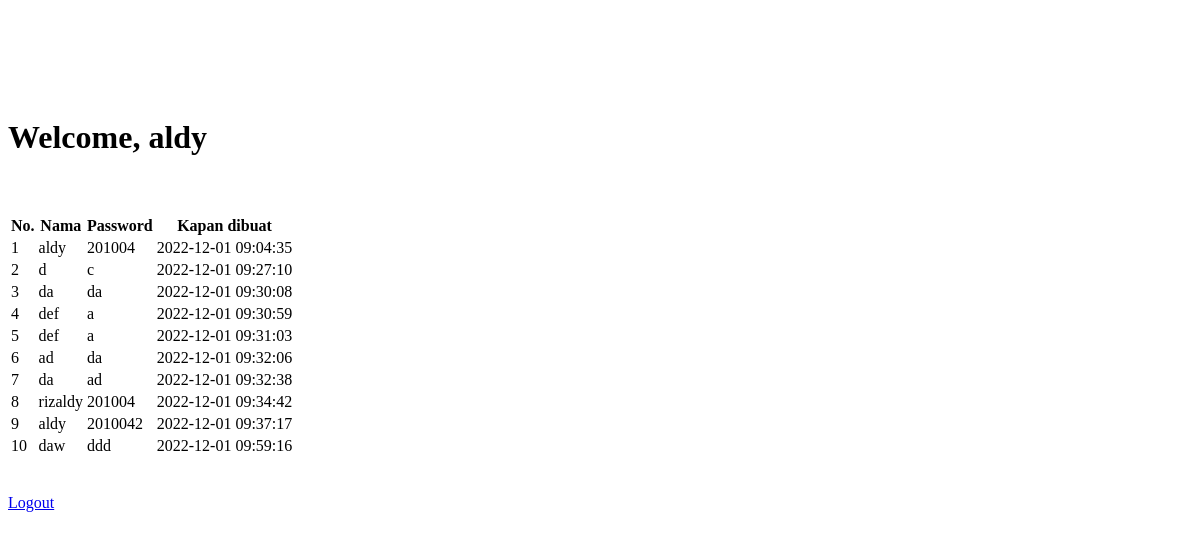
Before: /home (signed in) with the older database file.
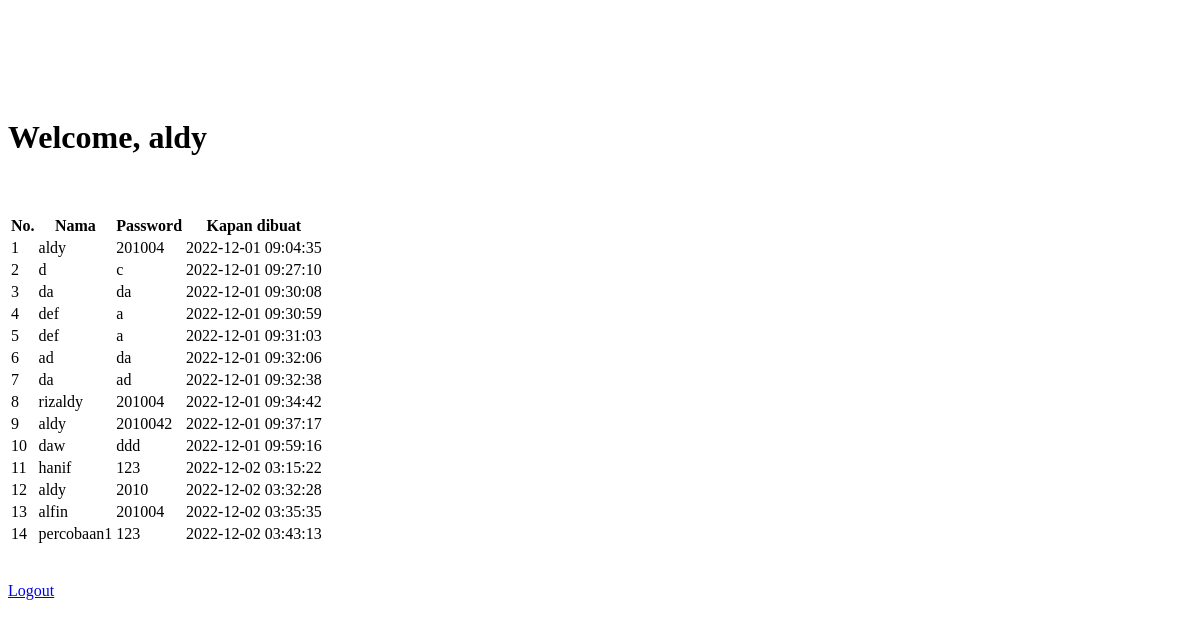
After: the same page with the newer database file.
### tables this page shows
CREATE TABLE users(
        id INTEGER NOT NULL, 
        username VARCHAR(100) NOT NULL, 
        password VARCHAR(100) NOT NULL, 
        created_at DATETIME DEFAULT (CURRENT_TIMESTAMP), 
        PRIMARY KEY (id)
);

### app.py (the view)
@app.route('/home', methods=['POST', "GET"])
def home():
    if 'username' in session:
        con = sqlite3.connect('database.db')
        cur = con.cursor()
        users = cur.execute('SELECT * FROM users;')
        return render_template('home.html', username=session['username'], users=users)
    else:
        return redirect(url_for('index'))

### templates/home.html (shortened to what this page needs)
{% extends "layout.html" %}
{% block main %}
    <div class="container">
        <h1> Welcome, {{username}}</h1>
        <br>
        <br>
        <table class="table">
            <thead>
                <tr>
                    <th scope="col">No.</th>
                    <th scope="col">Nama</th>
                    <th scope="col">Password</th>
                    <th scope="col">Kapan dibuat</th>
                </tr>
            </thead>
            <tbody>
            {% for row in users %}
                <tr>
                    <td>{{ loop.index }}</td>
                    <td>{{ row[1] }}</td>
                    <td>{{ row[2] }}</td>
                    <td>{{ row[3] }}</td>
                </tr>
            {% endfor %}
            </tbody>
        </table>
        <br>
        <br>
        <a href="/logout" class="btn btn-primary btn-sm">Logout</a>
    </div>
{% endblock %}

### templates/layout.html (shortened to what this page needs)
<!DOCTYPE html>
<html lang="en">
<head>
</head>
<body>
    <br>
    <br>
    <br>
    <br>
    <br>
    {% block main %}{% endblock %}
</body>
</html>

Changed rows visible on the page:
added users: username "hanif", password "123", created_at "2022-12-02 03:15:22"
added users: username "aldy", password "2010", created_at "2022-12-02 03:32:28"
added users: username "alfin", password "201004", created_at "2022-12-02 03:35:35"
added users: username "percobaan1", password "123", created_at "2022-12-02 03:43:13"
